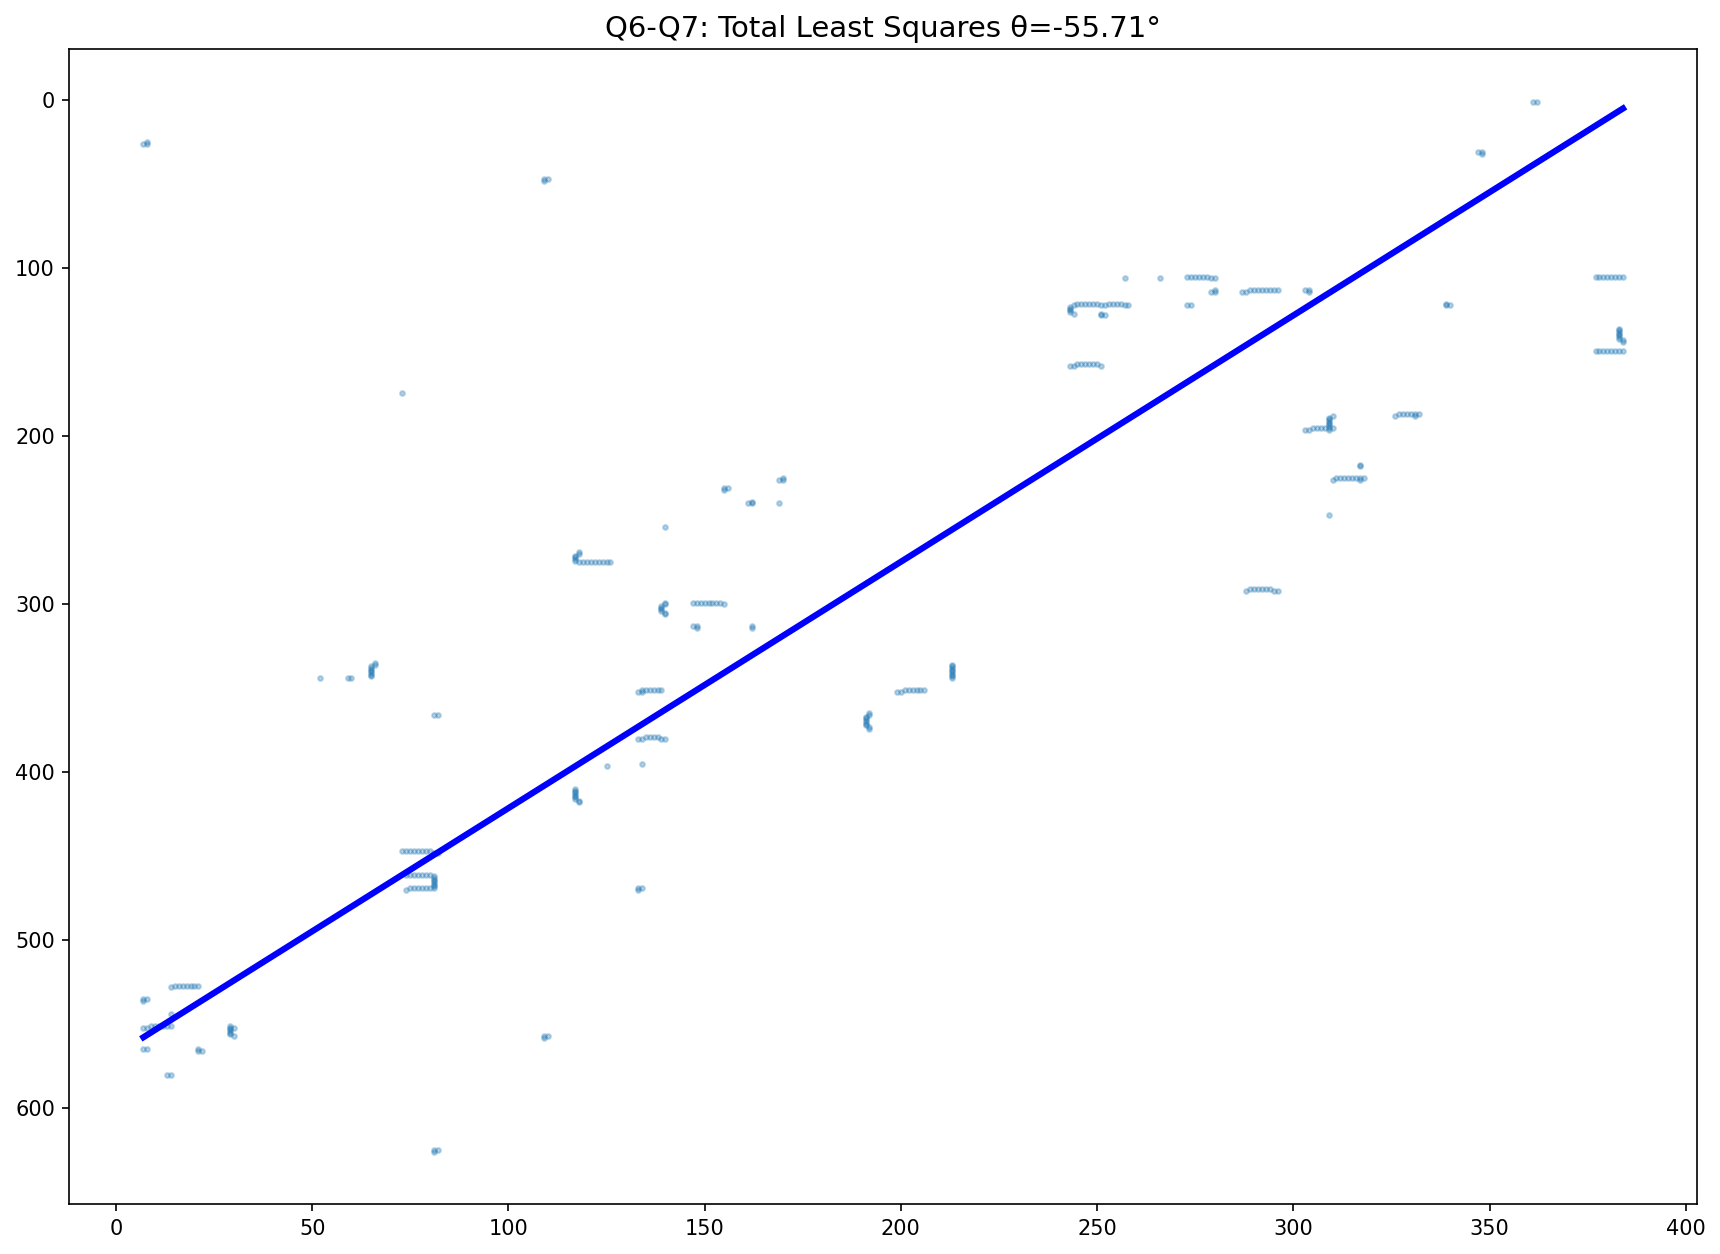

Recreate this plot in Python.
import cv2, numpy as np, matplotlib.pyplot as plt, os
img = cv2.imread(os.path.join(os.path.dirname(__file__), 'Cropped segment.png'), 0)
img = cv2.resize(img, None, fx=2, fy=2, interpolation=cv2.INTER_NEAREST)
edges = cv2.Canny(img, 550, 690)
indices = np.where(edges != 0)
x, y = indices[1], indices[0]
x_m, y_m = np.mean(x), np.mean(y)
pts = np.column_stack([x-x_m, y-y_m])
U, S, Vt = np.linalg.svd(pts, full_matrices=False)
m = Vt[0][1]/Vt[0][0] if Vt[0][0]!=0 else float('inf')
theta = np.degrees(np.arctan(m))
plt.figure(figsize=(14, 10), dpi=100)
plt.scatter(x, y, s=5, alpha=0.3)
x_line = np.array([x.min(), x.max()])
plt.plot(x_line, m*x_line+(y_m-m*x_m), 'b-', linewidth=3); plt.gca().invert_yaxis()
plt.title(f'Q6-Q7: Total Least Squares θ={theta:.2f}°', fontsize=14)
plt.savefig('Q6_Q7_TotalLeastSquares.png', dpi=150, bbox_inches='tight'); plt.show()
print(f'Slope:{m:.6f} θ:{theta:.2f}°')
